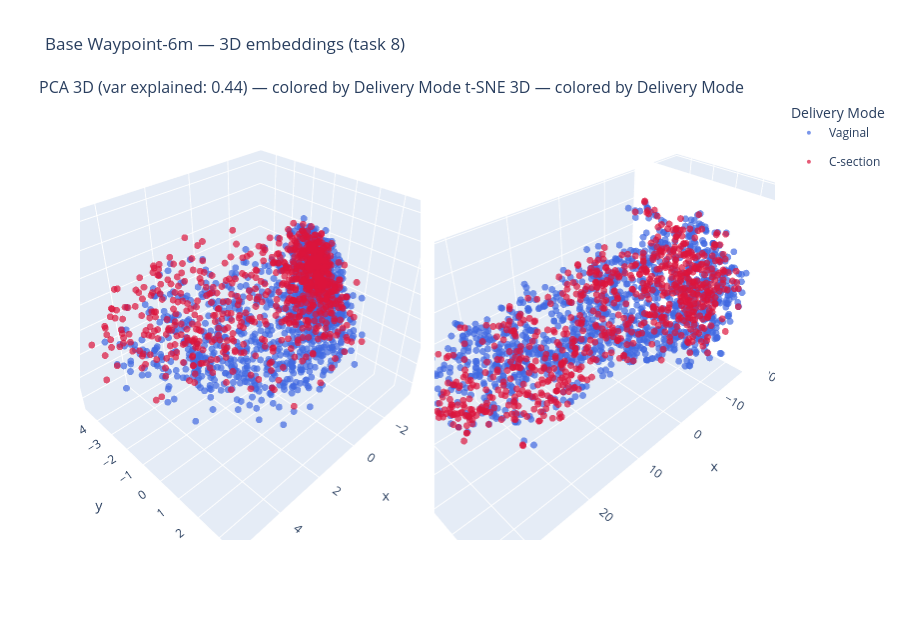

Notebook cell for this chart:
### Code cell
# Same projections in 3D — rotate to see whether the classes separate along an axis 2D flattens.
plot_classification_stage_3d(base_proj, df, TASK["target"],
                             "Base Waypoint-6m — 3D embeddings (task 8)",
                             color_map=DELIVERY_MODE_COLORS)

### Figure 1 — Plotly figure (JSON) as saved in the notebook; plotly's stock layout.template omitted (floating-point values rounded to 4 significant figures; data arrays with more than 128 entries replaced by an {"elided": "..."} marker saying what was removed)
{"data": [{"legendgroup": "Vaginal", "marker": {"color": "royalblue", "opacity": 0.7, "size": 4}, "mode": "markers", "name": "Vaginal", "scene": "scene", "showlegend": true, "type": "scatter3d", "x": {"elided": "1279 float values"}, "y": {"elided": "1279 float values"}, "z": {"elided": "1279 float values"}}, {"legendgroup": "C-section", "marker": {"color": "crimson", "opacity": 0.7, "size": 4}, "mode": "markers", "name": "C-section", "scene": "scene", "showlegend": true, "type": "scatter3d", "x": {"elided": "752 float values"}, "y": {"elided": "752 float values"}, "z": {"elided": "752 float values"}}, {"legendgroup": "Vaginal", "marker": {"color": "royalblue", "opacity": 0.7, "size": 4}, "mode": "markers", "name": "Vaginal", "scene": "scene2", "showlegend": false, "type": "scatter3d", "x": {"elided": "1279 float values"}, "y": {"elided": "1279 float values"}, "z": {"elided": "1279 float values"}}, {"legendgroup": "C-section", "marker": {"color": "crimson", "opacity": 0.7, "size": 4}, "mode": "markers", "name": "C-section", "scene": "scene2", "showlegend": false, "type": "scatter3d", "x": {"elided": "752 float values"}, "y": {"elided": "752 float values"}, "z": {"elided": "752 float values"}}], "layout": {"annotations": [{"font": {"size": 16}, "showarrow": false, "text": "PCA 3D (var explained: 0.44) — colored by Delivery Mode", "x": 0.245, "xanchor": "center", "xref": "paper", "y": 1, "yanchor": "bottom", "yref": "paper"}, {"font": {"size": 16}, "showarrow": false, "text": "t-SNE 3D — colored by Delivery Mode", "x": 0.755, "xanchor": "center", "xref": "paper", "y": 1, "yanchor": "bottom", "yref": "paper"}], "height": 620, "legend": {"title": {"text": "Delivery Mode"}}, "scene": {"domain": {"x": [0, 0.49], "y": [0, 1]}}, "scene2": {"domain": {"x": [0.51, 1], "y": [0, 1]}}, "title": {"text": "Base Waypoint-6m — 3D embeddings (task 8)"}}}
